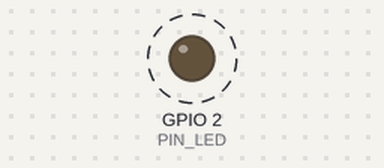
Simulated run of this sketch. Board: ESP32. Parts: output pins drawn as LEDs (lit = HIGH). Dashed ring = blinking. What the sketch prints to the serial monitor is not drawn.

Above: at 0.2 s.
Timing chart, 0 to 3.0 s (numbered marks = the images above):
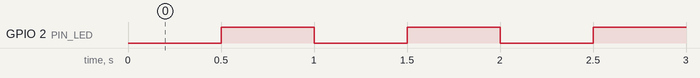

Measured:
- by itself, GPIO 2 (PIN_LED): alternates HIGH for 0.50 s and LOW for 0.50 s

The sketch:

blinkSerial.ino.ino
```cpp
/*
* blinkSerial.ino
*
* Este programa hace que el LED de status del microcontrolador
* ESP32 DEVKIT DOIT de 30 pines o un LED conectado al pin 2,
* parpadee. Los periodos de estar encendido y apagado del led
* son iguales.
*
* Ademas en el monitor serial del IDE 2.0 de Arduino se despliega
* si el led esta prendido o apagado.
*
* No usa la funcion delay(). En lugar de ello utiliza la
* biblioteca NoDelay. Esto permite que otro codigo ejecute al
* mismo tiempo que se encuentra en el periodo de espera.
*/
#include <NoDelay.h>
// Pin a la que esta conectado el LED, GPIO2
const unsigned int PIN_LED = 2;
// Periodo en ms que dura encendido o apagado el LED
const long PERIODO = 500;
// Inicialmente el LED está apagado
int estadoLed = LOW;
// Velocidad de transmisión del puerto serie
const unsigned int BAUD_RATE = 115200;
// Crea una instancia de la clase noDelay
// que determina si han transcurrido PERIODO ms
noDelay pausa(PERIODO);
void setup() {
// Establece el pin PIN_LED (GPIO2) como de salida.
pinMode(PIN_LED, OUTPUT);
// Establece la velocidad de transmisión del puerto
// serie al valor BAUD_RATE
Serial.begin(BAUD_RATE);
}
void loop() {
// Verifica si es tiempo de prender/apagar el LED
if (pausa.update()) {
// Prender/apagar el LED
if (estadoLed == LOW) {
estadoLed = HIGH;
// Escribe mensaje al puerto serie
Serial.println("LED encendido");
} else {
estadoLed = LOW;
// Escribe mensaje al puerto serie
Serial.println("LED apagado");
}
digitalWrite(PIN_LED, estadoLed);
}
}
```
